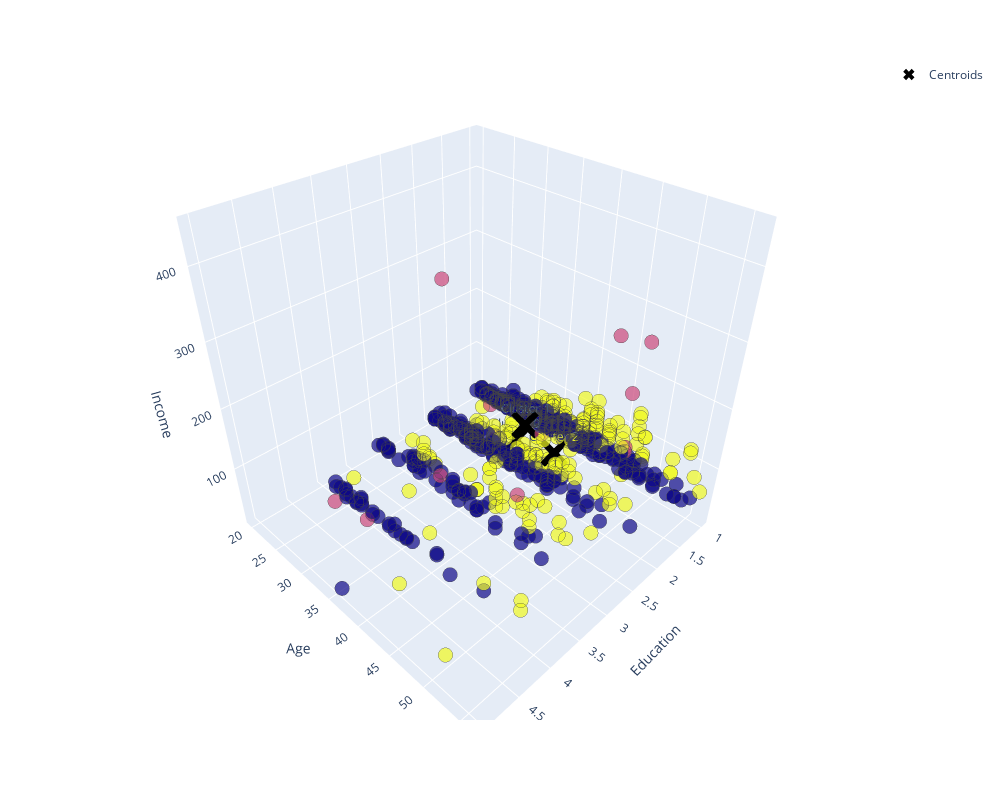

Notebook cell for this chart:
### Code cell
import plotly.express as px
import plotly.graph_objects as go

# Scatter plot of data
fig = px.scatter_3d(X, x=1, y=0, z=3, opacity=0.7, color=labels.astype(float))

fig.update_traces(marker=dict(size=5, line=dict(width=.25)), showlegend=False)
fig.update_layout(
    coloraxis_showscale=False,
    width=1000, height=800,
    scene=dict(
        xaxis=dict(title='Education'),
        yaxis=dict(title='Age'),
        zaxis=dict(title='Income')
    )
)

# Add centroids with labels
centers = k_means.cluster_centers_
fig.add_trace(go.Scatter3d(
    x=centers[:, 1],  # Education
    y=centers[:, 0],  # Age
    z=centers[:, 3],  # Income
    mode='markers+text',
    marker=dict(size=10, color='black', symbol='x'),
    text=[f'Cluster {i}' for i in range(len(centers))],
    textposition="top center",
    name='Centroids'
))

fig.show()

### Figure 1 — Plotly figure (JSON) as saved in the notebook; plotly's stock layout.template omitted (floating-point values rounded to 4 significant figures; data arrays with more than 128 entries replaced by an {"elided": "..."} marker saying what was removed)
{"data": [{"hovertemplate": "1=%{x}<br>0=%{y}<br>3=%{z}<br>color=%{marker.color}<extra></extra>", "legendgroup": "", "marker": {"color": {"elided": "700 int values"}, "coloraxis": "coloraxis", "line": {"width": 0.25}, "opacity": 0.7, "size": 5, "symbol": "circle"}, "mode": "markers", "name": "", "scene": "scene", "showlegend": false, "type": "scatter3d", "x": {"elided": "700 int values"}, "y": {"elided": "700 int values"}, "z": {"elided": "700 int values"}}, {"marker": {"color": "black", "size": 10, "symbol": "x"}, "mode": "markers+text", "name": "Centroids", "text": ["Cluster 0", "Cluster 1", "Cluster 2"], "textposition": "top center", "type": "scatter3d", "x": [1.633, 3, 1.916], "y": [32.78, 44.79, 41.1], "z": [30.64, 219.7, 81.12]}], "layout": {"coloraxis": {"colorbar": {"title": {"text": "color"}}, "colorscale": [[0, "#0d0887"], [0.1111, "#46039f"], [0.2222, "#7201a8"], [0.3333, "#9c179e"], [0.4444, "#bd3786"], [0.5556, "#d8576b"], [0.6667, "#ed7953"], [0.7778, "#fb9f3a"], [0.8889, "#fdca26"], [1, "#f0f921"]], "showscale": false}, "height": 800, "legend": {"tracegroupgap": 0}, "margin": {"t": 60}, "scene": {"domain": {"x": [0, 1], "y": [0, 1]}, "xaxis": {"title": {"text": "Education"}}, "yaxis": {"title": {"text": "Age"}}, "zaxis": {"title": {"text": "Income"}}}, "width": 1000}}
